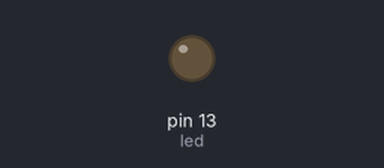
This sketch was run on a simulated Arduino Uno, built with avr-gcc and run on an emulated ATmega328P. Parts: output pins drawn as LEDs (lit = HIGH).

Above: at 0.7 s.
At 5.95 s:
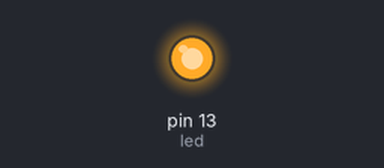
Timing chart, 0 to 6.2 s (numbered marks = the images above):
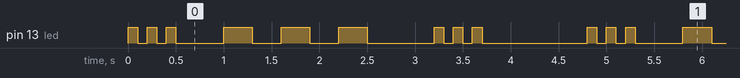

The sketch:

Blink_Alt.ino
```cpp
/*
  Generates an SOS signal
 */

// Pin 13 has an LED connected on most Arduino boards.
// give it a name:
int led = 13;
int s_delay = 100;
int o_delay = 300;

// the setup routine runs once when you press reset:
void setup() {
  // initialize the digital pin as an output.
  pinMode(led, OUTPUT);
}

// the loop routine runs over and over again forever:
void loop() {
  s();
  delay(400);
  o();
  delay(400);
  s();
  delay(1000);
}

void s() {
  for (int i = 0; i < 3; i++) {
   high();
   delay(s_delay);
   low();
   delay(s_delay);
  }
}

void o() {
  for (int i = 0; i < 3; i++) {
   high();
   delay(o_delay);
   low();
   delay(o_delay);
  }
}

void high() {
   digitalWrite(led, HIGH);
}

void low() {
  digitalWrite(led, LOW);
}
```

Measured:
- by itself, pin 13 (led): repeats every 4.8 s: 2 × (LOW 0.10 s, HIGH 0.10 s), LOW 0.50 s, 2 × (HIGH 0.30 s, LOW 0.30 s), HIGH 0.30 s, LOW 0.70 s, 2 × (HIGH 0.10 s, LOW 0.10 s), HIGH 0.10 s, LOW 1.1 s, HIGH 0.10 s
- by itself, everything shown: repeats every 4.8 s, in 18 steps
